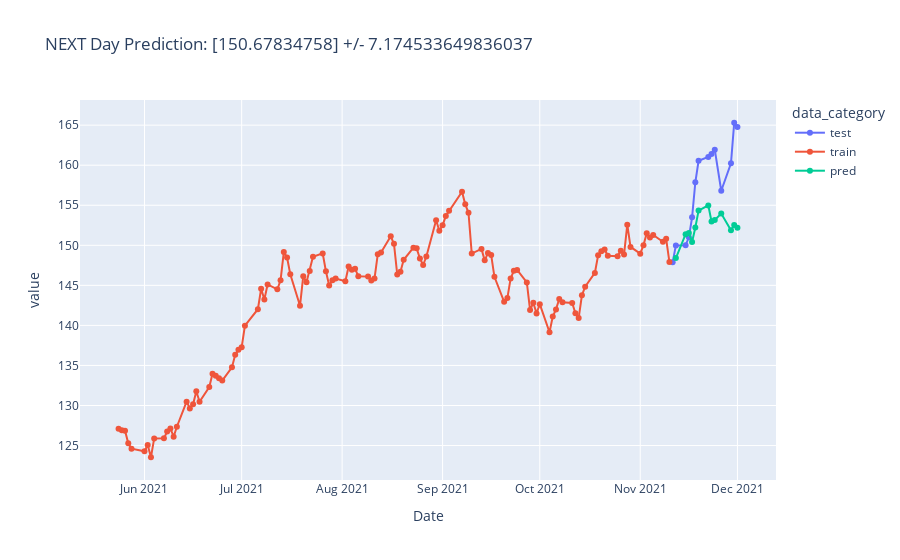

This figure's notebook cell:
### Code cell
fig = px.line(xgboost_prediction_df, x='Date', y='value', color='data_category', markers=True,
             title = 'NEXT Day Prediction: '+str(make_tomorrow_pred('AAPL', prediction_df, xg)) \
                                                +" +/- "+str(mae))
fig.show()
